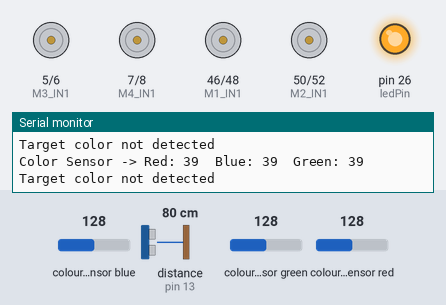
Simulated run of this sketch. Board: Arduino Mega 2560, built with avr-gcc and run on an emulated ATmega2560. Parts: motor-driver pin pairs drawn as motors (green arrow = first pin HIGH = forward, orange = second pin HIGH = backward, longer = more drive), output pins drawn as LEDs (lit = HIGH), the last lines printed to the serial monitor. Wiring (inferred from the names in the program): TCS3200 colour sensor: output pin 32; S2 pin 28; S3 pin 30; S0 pin 24; S1 pin 22. Inputs (shaded band) come from the test bench; at power-on: colour sensor red 128, colour sensor blue 128, distance to the obstacle (sensor on pin 13) 80 cm, colour sensor green 128. The echo pulse lasts 58.3 µs per cm; pins used as bus, display or sensor lines are not drawn.

Above: at 1.2 s.
1.3 s: colour sensor red set to 135
At 2.5 s:
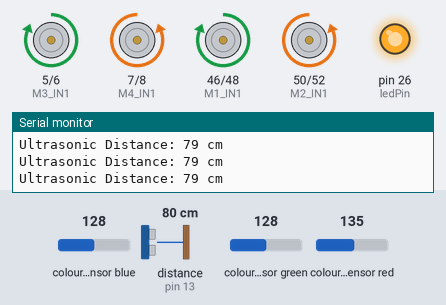
Timing chart, 0 to 4.3 s (numbered marks = the images above; inputs shaded):
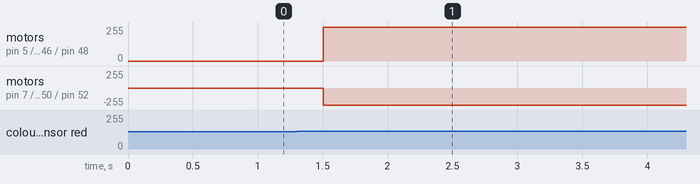

Measured:
- the behaviour switches between 131 and 132 on colour sensor red (found by bisection; images 0 and 1)
- after the input at 1.3 s, motor on pin 5 (M3_IN1) / pin 6 (M3_IN2), motor on pin 46 (M1_IN1) / pin 48 (M1_IN2): stopped → forward 255/255 after 0.21 s; motor on pin 7 (M4_IN1) / pin 8 (M4_IN2), motor on pin 50 (M2_IN1) / pin 52 (M2_IN2): stopped → backward 255/255 after 0.21 s

The sketch:

sensordrive.ino
```cpp
#include <Servo.h>

// ----- Motor Board 1 (L298N) -----
#define M1_IN1 46   // Motor A direction control pin
#define M1_IN2 48
// Motor B (Board 1)
#define M2_IN1 50   // Motor B direction control pin
#define M2_IN2 52

// ----- Motor Board 2 (L298N) -----
#define M3_IN1 5    // Motor C direction control pin
#define M3_IN2 6
// Motor D (Board 2)
#define M4_IN1 7    // Motor D direction control pin
#define M4_IN2 8

// ----- Ultrasonic sensor pins -----
const int trigPin = 11;
const int echoPin = 13;

// ----- Color sensor (GY-31/TCS3200) pins -----
int s1 = 22;
int s0 = 24;
int ledPin = 26;
int s2 = 28;
int s3 = 30;
int sensorOut = 32;

// Color sensor variables
long redFrequency = 0;
long greenFrequency = 0;
long blueFrequency = 0;

// Target color
String targetColor = "red"; // Set target color to detect

void setup() {
  // -------- Setup Motor Boards --------
  pinMode(M1_IN1, OUTPUT);
  pinMode(M1_IN2, OUTPUT);
  pinMode(M2_IN1, OUTPUT);
  pinMode(M2_IN2, OUTPUT);
  pinMode(M3_IN1, OUTPUT);
  pinMode(M3_IN2, OUTPUT);
  pinMode(M4_IN1, OUTPUT);
  pinMode(M4_IN2, OUTPUT);

  // -------- Setup Ultrasonic Sensor --------
  pinMode(trigPin, OUTPUT);
  pinMode(echoPin, INPUT);

  // -------- Setup Color Sensor --------
  pinMode(s0, OUTPUT);
  pinMode(s1, OUTPUT);
  pinMode(s2, OUTPUT);
  pinMode(s3, OUTPUT);
  pinMode(ledPin, OUTPUT);
  digitalWrite(ledPin, HIGH);  // Turn on LED for illumination
  digitalWrite(s0, HIGH);      // Set frequency scaling to 20%
  digitalWrite(s1, LOW);
  pinMode(sensorOut, INPUT);

  // -------- Initialize Serial Communication --------
  Serial.begin(115200);
}

void loop() {
  // Measure the frequencies of red, green, and blue
  readColorFrequencies();

  // Check if the target color (red) is detected
  if (targetColor == "red" && redFrequency < greenFrequency && redFrequency < blueFrequency) {
    Serial.println("Red color detected!");

    // Start the motors to run until the ultrasonic sensor detects a distance of less than 3 cm
    runMotors();

    // Keep checking the distance
    while (true) {
      int distance = measureDistance();
      Serial.print("Ultrasonic Distance: ");
      Serial.print(distance);
      Serial.println(" cm");

      // Stop the motors if the distance is less than 3 cm
      if (distance < 3) {
        stopMotors();
        Serial.println("Motors stopped, distance is less than 3 cm.");
        break; // Exit the loop and stop motors
      }
      delay(100); // Add a small delay to avoid flooding the serial monitor
    }
  } else {
    Serial.println("Target color not detected");
  }

  delay(500);  // Add a short delay to avoid flooding the serial monitor
}

// Function to read red, green, and blue frequencies
void readColorFrequencies() {
  // Measure red light frequency
  digitalWrite(s2, LOW);
  digitalWrite(s3, LOW);
  redFrequency = pulseIn(sensorOut, LOW);

  // Measure blue light frequency
  digitalWrite(s2, LOW);
  digitalWrite(s3, HIGH);
  blueFrequency = pulseIn(sensorOut, LOW);

  // Measure green light frequency
  digitalWrite(s2, HIGH);
  digitalWrite(s3, HIGH);
  greenFrequency = pulseIn(sensorOut, LOW);

  // Print the color sensor readings to the Serial Monitor
  Serial.print("Color Sensor -> Red: ");
  Serial.print(redFrequency);
  Serial.print("  Blue: ");
  Serial.print(blueFrequency);
  Serial.print("  Green: ");
  Serial.println(greenFrequency);
}

// Function to measure distance using ultrasonic sensor
int measureDistance() {
  digitalWrite(trigPin, LOW);
  delayMicroseconds(2);
  digitalWrite(trigPin, HIGH);
  delayMicroseconds(10);
  digitalWrite(trigPin, LOW);

  long duration = pulseIn(echoPin, HIGH);
  int distance = duration * 0.034 / 2;
  return distance;
}

// Function to run the motors
void runMotors() {
  // Motor Board 1 (Motor A and Motor B)
  digitalWrite(M1_IN1, HIGH);
  digitalWrite(M1_IN2, LOW); // Motor A moves forward
  digitalWrite(M2_IN1, LOW);
  digitalWrite(M2_IN2, HIGH); // Motor B moves backward

  // Motor Board 2 (Motor C and Motor D)
  digitalWrite(M3_IN1, HIGH);
  digitalWrite(M3_IN2, LOW); // Motor C moves forward
  digitalWrite(M4_IN1, LOW);
  digitalWrite(M4_IN2, HIGH); // Motor D moves backward
}

// Function to stop the motors
void stopMotors() {
  // Stop Motor Board 1
  digitalWrite(M1_IN1, LOW);
  digitalWrite(M1_IN2, LOW);
  digitalWrite(M2_IN1, LOW);
  digitalWrite(M2_IN2, LOW);

  // Stop Motor Board 2
  digitalWrite(M3_IN1, LOW);
  digitalWrite(M3_IN2, LOW);
  digitalWrite(M4_IN1, LOW);
  digitalWrite(M4_IN2, LOW);
}
```
